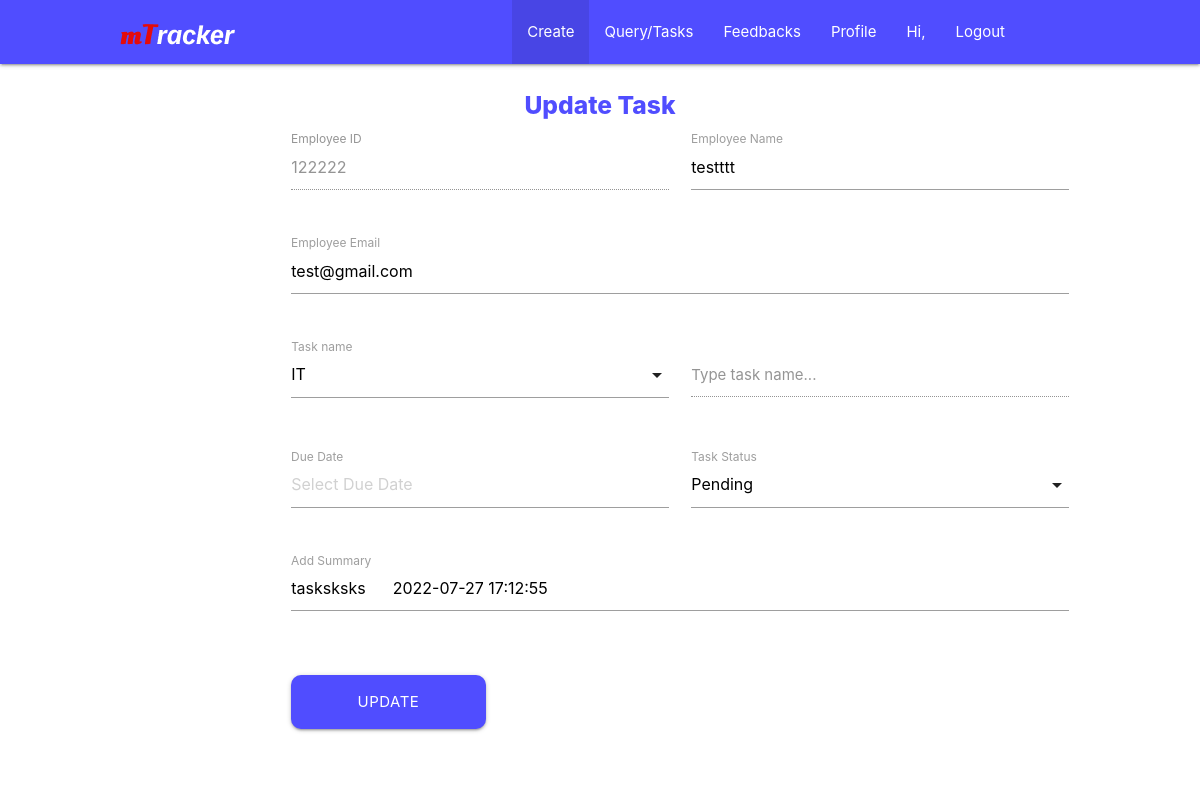
The page /search/updatetask/5 (signed in) on the database its author committed.
### taskData/models.py (models this page shows)
class TaskData(models.Model):
    empid = models.TextField(max_length=20)
    empname = models.TextField(max_length=50)
    empemail = models.TextField(max_length=50)
    taskname = models.TextField(max_length=100)
    duedate = models.TextField(max_length=20)
    taskstatus = models.TextField(max_length=15)
    tasksummary = models.TextField(max_length=500)
    createdon = models.DateField()

### mtracker/views.py (the view, shortened to what this page needs)
# urls.py: path('search/updatetask/<int:id>', views.updateTask, name='updatetask'),
@login_required(login_url="/login")
def updateTask(request, id):
    getData = models.TaskData.objects.get(pk=id)
    return render(request, "updatetask.html", {'getData':getData})

### templates/updatetask.html (shortened to what this page needs)
{% extends "base.html" %}
{% block body %}
    <div class="update-task-container">
        <div class="row">
            <center>
                <h5 class="update-task-title">Update Task</h5>
            </center>
            <form class="col l12 s12 offset-m0 offset-l2" method="post">
                <div class="row">
                    <div class="input-field col l4 s12">
                        <input disabled placeholder="Type employee id..." id="emp-id" type="text" class="validate" name="emp-id"
                            value={{getData.empid}}>
                        <label for="emp-id">Employee ID</label>
                    </div>
                    <div class="input-field col l4 s12">
                        <input placeholder="Type employee name..." id="emp-name" type="text" class="validate" name="emp-name"
                            value={{getData.empname}}>
                        <label for="emp-name">Employee Name</label>
                    </div>
                </div>
                <div class="row">
                    <div class="input-field col l8 s12">
                        <input placeholder="Type employee email..." id="emp-email" type="text" class="validate" name="emp-email"
                    value={{getData.empemail}}>
                        <label for="emp-email">Employee Email</label>
                    </div>
                </div>
                <div class="row">
                    <div class="input-field col l3 s12">
                        <label>Task name</label>
                    </div>
                    <div class="input-field col l5 s12">
                        <textarea disabled id="task-name-manual" class="materialize-textarea">{{getData.taskname}}</textarea>
                        <label for="task-name-manual">Type task name...</label>
                    </div>
                </div>
                <div class="row">
                    <div class="input-field col l4 s12">
                        <label>Due Date</label>
                        <input placeholder="Select Due Date" type="text" class="datepicker" name="due-date" value={{getdata.duedate}}>
                    </div>
                    <div class="input-field col l4 s12">
                        <label>Task Status</label>
                    </div>
                </div>
                <div class="row all-summary">
                    <div class="input-field col l4 s12">
                        <textarea placeholder="Add new updates here..." id="input-summary"
                            class="materialize-textarea" name="task-summary">{{getData.tasksummary}}</textarea>
                        <label for="input-summary">Add Summary</label>
                    </div>
                </div>
                <div class="row">
                    <div class="input-field col s12">
                        <button type='submit' name='btn_update' id="task-update-btn"
                            class='col l3 m6 s12 btn btn-large waves-effect'>Update</button>
                    </div>
            </form>
        </div>
    </div>
{% endblock %}

### static/css/create-task_style.css (style rules this page uses)
body { overflow-x: hidden; }
.validate { padding: 2px 5px 2px 10px; font-size: 13px; }

### static/css/hr-profile_style.css (style rules this page uses)
body { overflow-x: hidden; }

### static/css/update-task_style.css (style rules this page uses)
body { overflow-x: hidden; }
.update-task-container { padding: 1% 10% 0% 10%; }
#task-update-btn { background: #504DFF; border-radius: 10px; }
.update-task-title { font-weight: 800; color: #504DFF; }

### static/css/search-display-task_style.css (style rules this page uses)
.input-field { margin-left: 0; }
.btn { border-radius: 10px; }

### rows shown on the page
TaskData: emp-id "122222", emp-name "testttt", emp-email "test@gmail.com", task-summary "tasksksks 2022-07-27 17:12:55"
